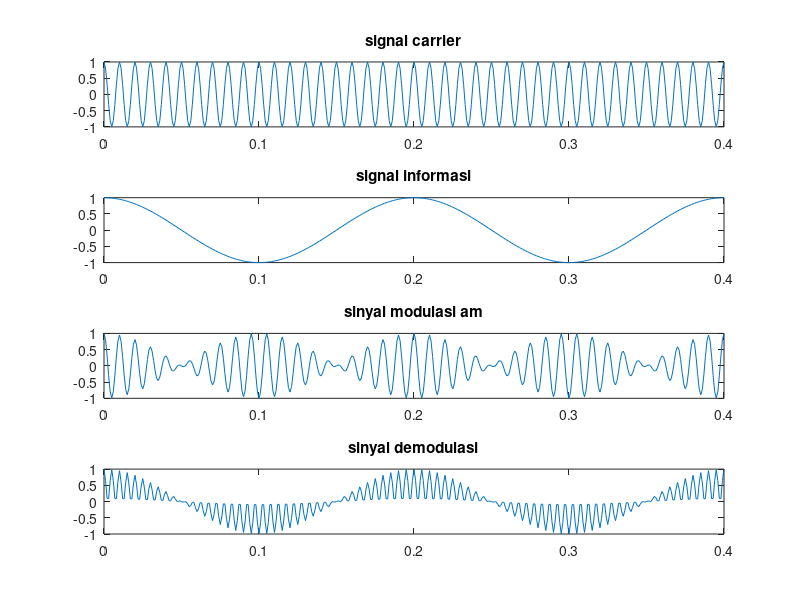

Source code (MATLAB):
clc

ac = 1;
fc = 100;
fs = 10*fc;
ts = 1/fs;

fi = 5 ;
ti = 1/fi;

t = 0 : ts:2*ti;
sc = ac*cos(2*pi*fc*t);
figure

subplot(4,1,1)
plot(t,sc)
title('signal carrier');

Ai = 1 ;

si = Ai*cos(2*pi*fi*t);

subplot(4,1,2)
plot(t,si)
title('signal informasi')

s_am = si.*sc;

subplot(4,1,3)
plot (t,s_am)
title('sinyal modulasi am')

s_dm = s_am.*sc;

subplot(4,1,4)
plot (t, s_dm)
title('sinyal demodulasi')
